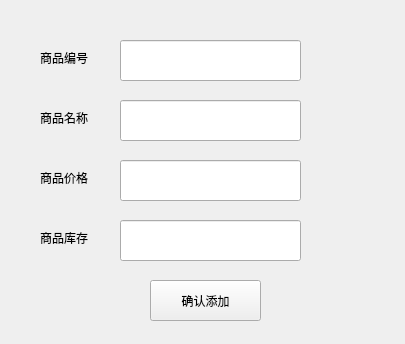
<?xml version="1.0" encoding="UTF-8"?>
<ui version="4.0">
 <class>Form</class>
 <widget class="QWidget" name="Form">
  <property name="geometry">
   <rect>
    <x>0</x>
    <y>0</y>
    <width>405</width>
    <height>344</height>
   </rect>
  </property>
  <property name="windowTitle">
   <string>添加商品</string>
  </property>
  <widget class="QPushButton" name="pushButton">
   <property name="geometry">
    <rect>
     <x>150</x>
     <y>280</y>
     <width>111</width>
     <height>41</height>
    </rect>
   </property>
   <property name="text">
    <string>确认添加</string>
   </property>
  </widget>
  <widget class="QLabel" name="label">
   <property name="geometry">
    <rect>
     <x>40</x>
     <y>50</y>
     <width>72</width>
     <height>15</height>
    </rect>
   </property>
   <property name="text">
    <string>商品编号</string>
   </property>
  </widget>
  <widget class="QLineEdit" name="lineEdit">
   <property name="geometry">
    <rect>
     <x>120</x>
     <y>40</y>
     <width>181</width>
     <height>41</height>
    </rect>
   </property>
  </widget>
  <widget class="QLabel" name="label_2">
   <property name="geometry">
    <rect>
     <x>40</x>
     <y>110</y>
     <width>72</width>
     <height>15</height>
    </rect>
   </property>
   <property name="text">
    <string>商品名称</string>
   </property>
  </widget>
  <widget class="QLabel" name="label_3">
   <property name="geometry">
    <rect>
     <x>40</x>
     <y>170</y>
     <width>72</width>
     <height>15</height>
    </rect>
   </property>
   <property name="text">
    <string>商品价格</string>
   </property>
  </widget>
  <widget class="QLabel" name="label_4">
   <property name="geometry">
    <rect>
     <x>40</x>
     <y>230</y>
     <width>72</width>
     <height>15</height>
    </rect>
   </property>
   <property name="text">
    <string>商品库存</string>
   </property>
  </widget>
  <widget class="QLineEdit" name="lineEdit_2">
   <property name="geometry">
    <rect>
     <x>120</x>
     <y>100</y>
     <width>181</width>
     <height>41</height>
    </rect>
   </property>
  </widget>
  <widget class="QLineEdit" name="lineEdit_3">
   <property name="geometry">
    <rect>
     <x>120</x>
     <y>160</y>
     <width>181</width>
     <height>41</height>
    </rect>
   </property>
  </widget>
  <widget class="QLineEdit" name="lineEdit_4">
   <property name="geometry">
    <rect>
     <x>120</x>
     <y>220</y>
     <width>181</width>
     <height>41</height>
    </rect>
   </property>
  </widget>
 </widget>
 <resources/>
 <connections/>
</ui>
